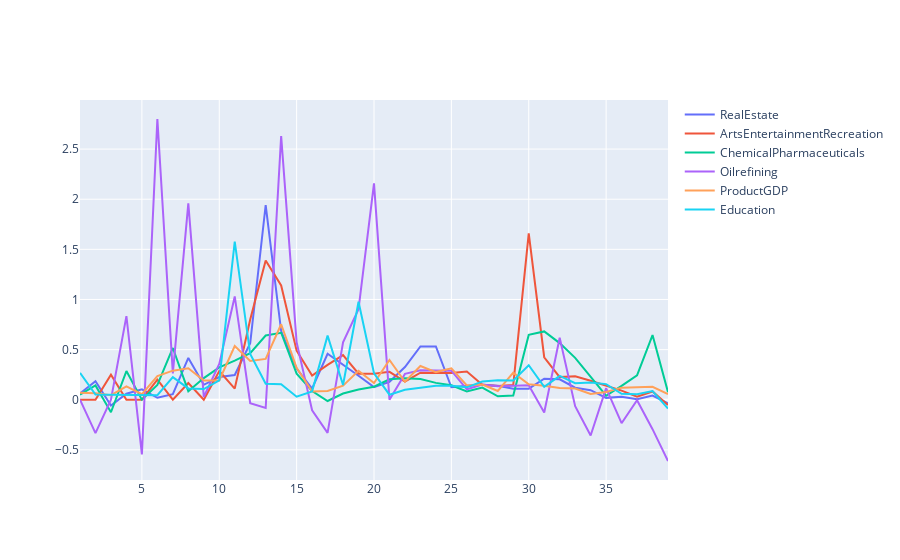

The code cell stored with this chart in its notebook:
### Code cell
fig = go.Figure()
fig.add_trace(go.Scatter(x=d3.index, y=d3['RealEstate_diff'],
mode='lines', name = 'RealEstate'))
fig.add_trace(go.Scatter(x=d3.index, y=d3['ArtsEntertainmentRecreation_diff'],
mode='lines', name = 'ArtsEntertainmentRecreation'))
fig.add_trace(go.Scatter(x=d3.index, y=d3['ChemicalPharmaceuticals_diff'],
mode='lines', name = 'ChemicalPharmaceuticals'))
fig.add_trace(go.Scatter(x=d3.index, y=d3['OilRefining_diff'],
mode='lines', name = 'Oilrefining'))
fig.add_trace(go.Scatter(x=d3.index, y=d3['ProductGDP_diff'],
mode='lines', name = 'ProductGDP'))
fig.add_trace(go.Scatter(x=d3.index, y=d3['Education_diff'],
mode = 'lines', name = 'Education'))
